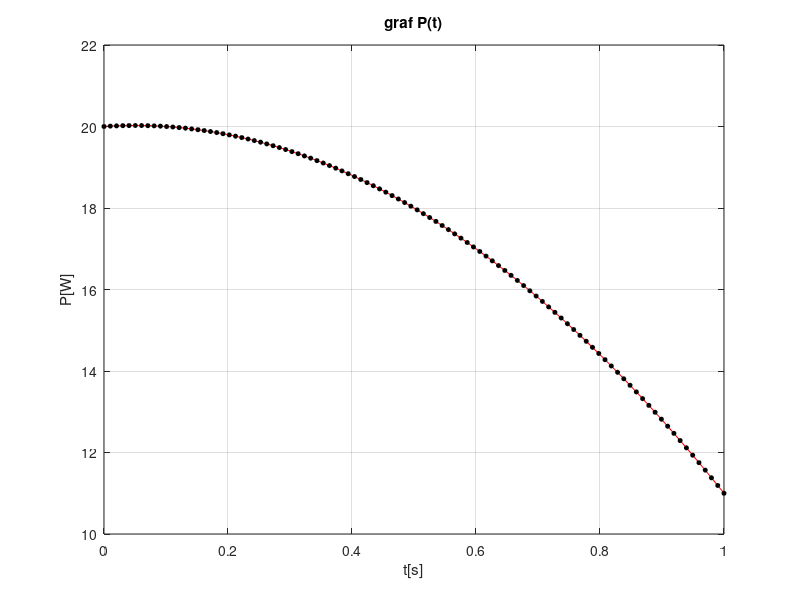

Recreate this plot in MATLAB.
% 1 naloga

        % Odpiranje datoteke za branje
        ime_dat_1 = fopen('naloga1_1.txt', 'r');
        
        % Preskočimo prvo vrstico (ime stolpca)
        fgets(ime_dat_1);
        
        % Preberi drugo vrstico, ki vsebuje število vrstic in podatkov na vrstico
        info_vrstica_1 = fgets(ime_dat_1);
        vrednosti_1 = sscanf(info_vrstica_1, 'stevilo preostalih vrstic: %d; stevilo podatkov v vrstici: %d');
        st_vrstic = vrednosti_1(1);
        st_stolpcev = vrednosti_1(2);
        
        % Preberi preostale podatke in jih shrani v vektor t
        t = fscanf(ime_dat_1, '%f', [st_stolpcev, st_vrstic]);
        
        % Zapri datoteko
        fclose(ime_dat_1);
        
        % Preoblikuj podatke v enodimenzionalni vektor
        t = t(:);

% 2 naloga
        
        % Odpiranje datoteke za branje
        ime_dat_2 = fopen('naloga1_2.txt', 'r');
        
        % Preberi prvo vrstico, ki vsebuje število vrednosti
        info_vrstica_2 = fgets(ime_dat_2);
        vrednosti_2 = sscanf(info_vrstica_2, 'stevilo_podatkov_P: %d');
        
        % Inicializiraj vektor P za shranjevanje podatkov
        P = zeros(vrednosti_2, 1);
        
        % Preberi vsako vrednost posebej z `for` zanko
        for i = 1:vrednosti_2
            P(i) = fscanf(ime_dat_2, '%f', 1);
        end
        
        % Zapri datoteko
        fclose(ime_dat_2);
        
        % Risanje grafa P(t)
        figure;
        plot(t, P, '-r', 'Marker', 'o', 'MarkerEdgeColor', 'k', 'MarkerFaceColor', 'k', 'MarkerSize', 3);
        xlabel('t[s]');
        ylabel('P[W]');
        title('graf P(t)');
        grid on;

% 3 naloga

        % Vektorja P(t) in t vzamemo iz prejšnjih nalog

        % Korak med zaporednimi točkami v `t`
        delta_t = t(2) - t(1);
        
        % Inicializacija spremenljivke za seštevek
        vrednost_integrala = 0;
        
        % Uporaba trapezne formule za izračun integrala z uporabo for zanke
        n = length(P);
        for i = 2:n
            % Vsota trapezov
            vrednost_integrala = vrednost_integrala + (P(i) + P(i-1)) * delta_t / 2;
        end
        
        % Primerjava z rezultatom funkcije trapz
        vrednost_integrala_trapz = trapz(t, P);
        
        % Prikaz rezultatov
        fprintf('Izračunana vrednost integrala z lastno trapezno metodo: %.5f\n', vrednost_integrala);
        fprintf('Vrednost integrala z uporabo trapz: %.5f\n', vrednost_integrala_trapz);


        